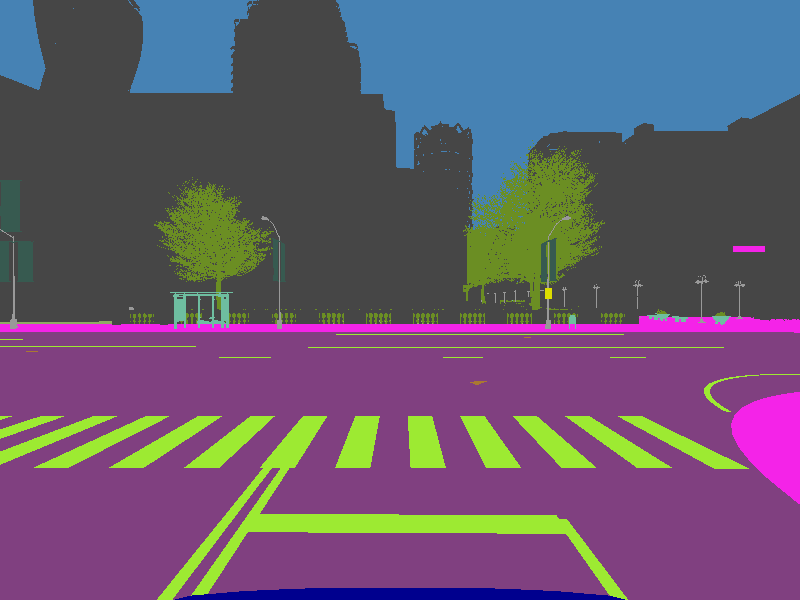
#> input picture data/segmentation/24607001.png, 800 x 600 px
$ python gridMapTest2.py
#> lines starting #> are read from the running program, lines starting #| are printed output that depends on the picture
from PIL import Image, ImageDraw, ImageFont
import matplotlib.pyplot as plt
import numpy as np
import io
import math

# Open the image
frame = 24607001
#image = Image.open('./data/segmentation/7107001.png')
#image = Image.open('./data/segmentation/24601001.png')
image = Image.open('./data/segmentation/24607001.png')
#> image is the input picture: PIL image 800x600 RGBA; mean R, G, B, A 102, 88.6, 110.7, 255
segmentedImage = image

# Get the width and height of the image
width, height = image.size
#> width = 800; height = 600
image = image.convert('RGB')
#> image: PIL image 800x600 RGB

# Iterate over all pixels in the image
for x in range(width):
  for y in range(height):
    # Get the pixel at the current position
    pixel = image.getpixel((x, y))

    roadColor = (128, 64, 128)
    laneColor = (157, 234, 50)

    # Check if the pixel matches the specific RGB value
    if (pixel == roadColor) or (pixel == laneColor):
      # Convert the pixel to a different color
      if(pixel == roadColor):
        image.putpixel((x, y), (255, 255, 255))  # White
    else:
        image.putpixel((x, y), (0, 0, 0))  # Black
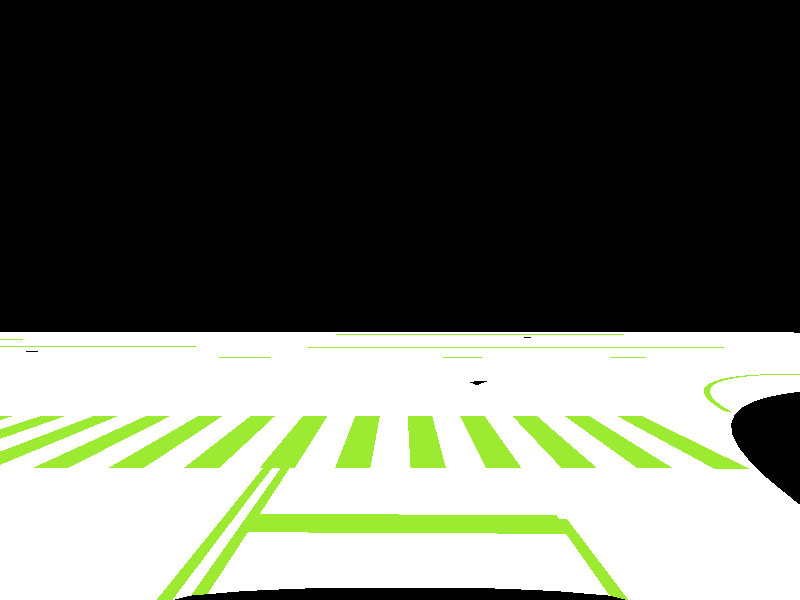
#> image: PIL image 800x600 RGB; mean R, G, B 103, 107.6, 96.7

# Save the modified image
image.save('driveSpace1.png')
print("Success in creating new image!")

def turnRight(image):
    canDriveForward = True

    # Get the width and height of the image
    width, height = image.size
#> width = 800; height = 600
    image = image.convert('RGB')
    buffer = 50
    interable = 10
    multiplier = 0
    x = int(width-15)
#> x = 785
    vehicleWidth = 50
    i = 0

    with image.convert("RGBA") as base:

        # make a blank image for the text, initialized to transparent text color
        txt = Image.new("RGBA", base.size, (255, 255, 255, 0))
        # get a font
        fnt = ImageFont.truetype("arial.ttf", 20)
        # get a drawing context
        d = ImageDraw.Draw(txt)

        y = int(height - buffer)
#> y = 550
        pixel = image.getpixel((x, y))
#> pixel = (128, 64, 128)
        pixel2 = image.getpixel((x, (y - interable)))
#> pixel2 = (128, 64, 128)
        roadEdgeColor = (244, 35, 232)
        roadColor = (128, 64, 128)

        #Check a row of pixels from the middle of the image using half of vehicle width
        roadEdge = True
        while(roadEdge and ((y - ((multiplier+1)*interable))<height)):
            pixel = image.getpixel((x, y))
            pixel2 = image.getpixel((x, (y - ((multiplier+1)*interable))))
            if( (pixel == roadEdgeColor) or (pixel2 == roadEdgeColor) ):
                roadEdgeFound = True
                while(roadEdgeFound and ((y - ((multiplier+1)*interable))<height)):
                    pixel = image.getpixel((x, y))
                    pixel2 = image.getpixel((x, (y - ((multiplier+1)*interable))))
                    y -= 1
                    if( (pixel == roadColor) and (pixel2 == roadColor)):
                        roadEdgeFound = False
                        roadEdge = False
                        i += 1
            y -= 1
#> this loop made 49 passes
#> after the loop, i = 1; y = 391

        # Check if the pixel matches the specific RGB value
        trajectory = []
        pathPoints = 20
        forwardMargin = 0.25
        rightMargin = 0.25
        x1 = 0
        y1 = 0
        x2 = width/2
#> x2 = 400
        y2 = height - buffer
#> y2 = 550
        trajectory.append((x2,y2))

        rightLocation = (0,0)
        currentLocation = (x2, y2)
#> currentLocation = (400, 550)
        if ((y - ((multiplier+2)*interable))>0):
            # draw text, half opacity
            x -= 10
#> x = 775
            y -= 30
#> y = 361
            d.text((x, y), "x", font=fnt, fill=(255, 0, 0, 255))
            x1 = x
#> x1 = 775
            y1 = y
#> y1 = 361
            d.text(currentLocation, "x", font=fnt, fill=(255, 0, 0, 255))

        else:
            canDriveForward = False

        if(x1 != 0):
            deltaY = y2 - y1
#> deltaY = 189
            deltaX = x1 - x2
#> deltaX = 375
            tempY = 0
            tempX = 0
            forwardMove = int(forwardMargin*pathPoints)
            rightMove = int(rightMargin*pathPoints)
            curvePoints = int( (1-(rightMargin+forwardMargin)) * pathPoints)

            x = x2
#> x = 400
            y = y2
#> y = 550
            for i in range(forwardMove):
                tempY = y - ((i+1)*(deltaY/forwardMove)*(forwardMargin*2))
                d.text((x, tempY), "x", font=fnt, fill=(255, 0, 0, 255))
                trajectory.append((x,tempY))
#> this loop made 5 passes
#> tempY on passes 1 to 5: 531.1, 512.2, 493.3, 474.4, 455.5
#> after the loop, trajectory = [(400, 550), (400, 531.1), (400, 512.2), (400, 493.3), (400, 474.4), (400, 455.5)]

            x3 = x
            y3 = tempY
#> y3 = 455.5
            x = x1
            y = y1
#> y = 361
            for i in range(rightMove):
                tempX = x - ((i+1)*(deltaX/rightMove)*(rightMargin*2))
                d.text((tempX, y), "x", font=fnt, fill=(255, 0, 0, 255))
                trajectory.append((tempX,y))
#> after the loop, trajectory = [(400, 550), (400, 531.1), (400, 512.2), (400, 493.3), (400, 474.4), (400, 455.5), (737.5, 361), (700, 361), (662.5, 361), (625, 361), (587.5, 361)]

            x4 = tempX
            y4 = y
#> y4 = 361

            x = x4
            y = y4
            for i in range(int(rightMove/4)):
                tempX = x - ((i+1)*(deltaX/rightMove)*(rightMargin*2))
                d.text((tempX, y), "x", font=fnt, fill=(255, 0, 0, 255))
                trajectory.append((tempX,y))
#> after the loop, trajectory = [(400, 550), (400, 531.1), (400, 512.2), (400, 493.3), (400, 474.4), (400, 455.5), (737.5, 361), (700, 361), (662.5, 361), (625, 361), (587.5, 361), (550, 361)]

            radius = ((x4 - x3) + (y3 - y4)) / 2
#> radius = 141
            curve = int(curvePoints)
            deltaY = (y3 - y4)
#> deltaY = 94.5
            deltaX = (x4 - x3)

            y = y3
#> y = 455.5
            for i in range(curve):
                tempY = y - (i+1)*(deltaY/curve)
                tempX = x4 - math.sqrt((radius*radius)-((y-tempY)*(y-tempY))) - 40 + (i*10)
                d.text((tempX, tempY), "x", font=fnt, fill=(255, 0, 0, 255))
                trajectory.append((tempX,tempY))
#> this loop made 10 passes
#> (tempY, tempX) on passes 1 to 10: (446.1, 406.8), (436.6, 417.8), (427.1, 429.4), (417.7, 441.7), (408.2, 454.7), (398.8, 468.4), (389.4, 483), (379.9, 498.5), (370.4, 515), (361, 532.9)
#> after the loop, trajectory = 22 items, first 6: (400, 550), (400, 531.1), (400, 512.2), (400, 493.3), (400, 474.4), (400, 455.5)

            # [6 lines of commented-out code are left out]


        out = Image.alpha_composite(base, txt)
        out.show()
        out.save('driveRight1.png')

# [60 lines left out: function driveForward, not called in this run]

image = Image.open("driveSpace1.png")
#driveForward(segmentedImage)
turnRight(segmentedImage)

$ run again, with data/segmentation/24601001.png copied over data/segmentation/24607001.png
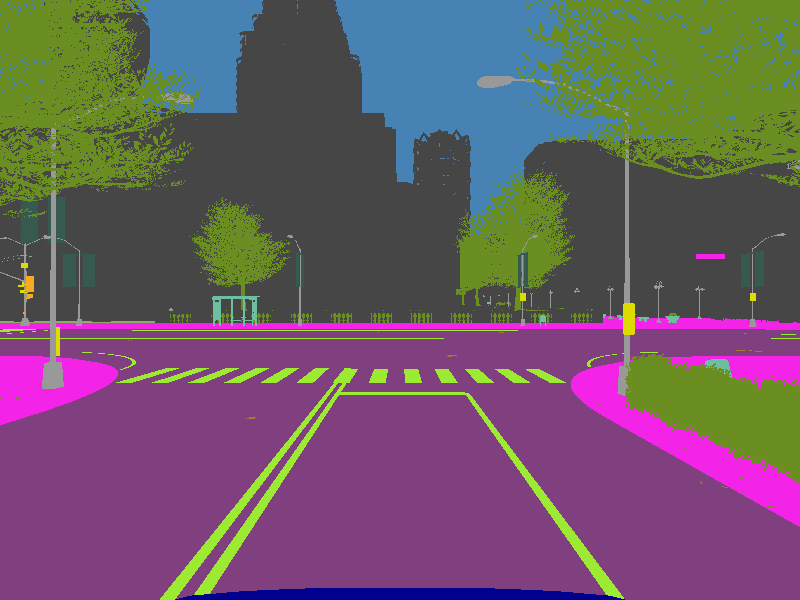
#> input picture data/segmentation/24601001.png, 800 x 600 px
#> image is the input picture: PIL image 800x600 RGBA; mean R, G, B, A 107.2, 89.3, 103.1, 255
#> after the loop `for x in range(width):`:
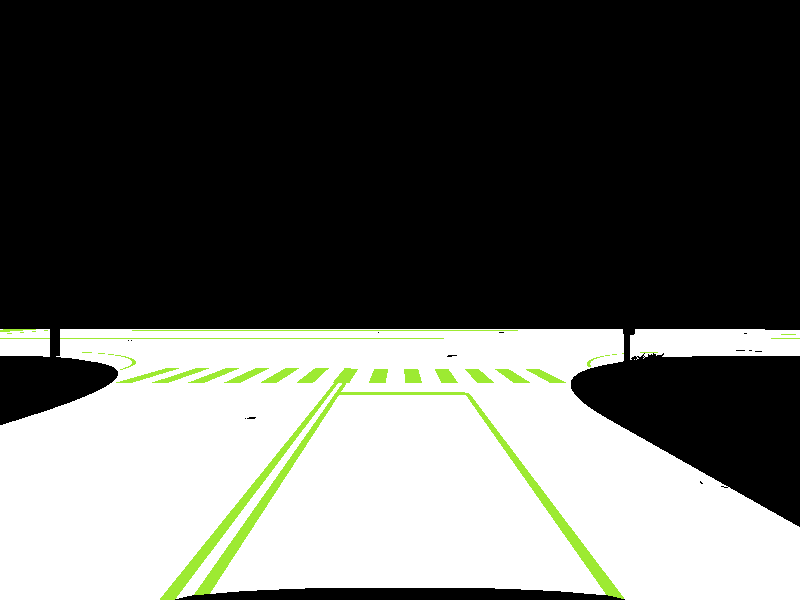
#> image: PIL image 800x600 RGB; mean R, G, B 94.9, 96.6, 92.6
#> in turnRight, `pixel = image.getpixel((x, y))`: pixel = (128, 64, 128)
#> the loop in turnRight, `while(roadEdge and ((y - ((multiplier+1)*interable))<height)):` made 23 passes
#> after the loop in turnRight, `while(roadEdge and ((y - ((multiplier+1)*interable))<height)):`: i = 1; y = 353
#> in turnRight, `y -= 30`: y = 323
#> in turnRight, `deltaY = y2 - y1`: deltaY = 227
#> the loop in turnRight, `for i in range(forwardMove):` made 5 passes
#> tempY on passes 1 to 5: 527.3, 504.6, 481.9, 459.2, 436.5
#> after the loop in turnRight, `for i in range(forwardMove):`: trajectory = [(400, 550), (400, 527.3), (400, 504.6), (400, 481.9), (400, 459.2), (400, 436.5)]
#> y3 = 436.5
#> in turnRight, `y = y1`: y = 323
#> after the loop in turnRight, `for i in range(rightMove):`: trajectory = [(400, 550), (400, 527.3), (400, 504.6), (400, 481.9), (400, 459.2), (400, 436.5), (737.5, 323), (700, 323), (662.5, 323), (625, 323), (587.5, 323)]
#> y4 = 323
#> after the loop in turnRight, `for i in range(int(rightMove/4)):`: trajectory = [(400, 550), (400, 527.3), (400, 504.6), (400, 481.9), (400, 459.2), (400, 436.5), (737.5, 323), (700, 323), (662.5, 323), (625, 323), (587.5, 323), (550, 323)]
#> radius = 150.5
#> in turnRight, `deltaY = (y3 - y4)`: deltaY = 113.5
#> in turnRight, `y = y3`: y = 436.5
#> the loop in turnRight, `for i in range(curve):` made 10 passes
#> (tempY, tempX) on passes 1 to 8: (425.1, 397.4), (413.8, 408.7), (402.4, 420.9), (391.1, 434), (379.8, 448.1), (368.4, 463.3), (357.1, 479.7), (345.7, 497.5)
#> after the loop in turnRight, `for i in range(curve):`: trajectory = 22 items, first 6: (400, 550), (400, 527.3), (400, 504.6), (400, 481.9), (400, 459.2), (400, 436.5)

$ run again, with data/segmentation/24582001.png copied over data/segmentation/24607001.png
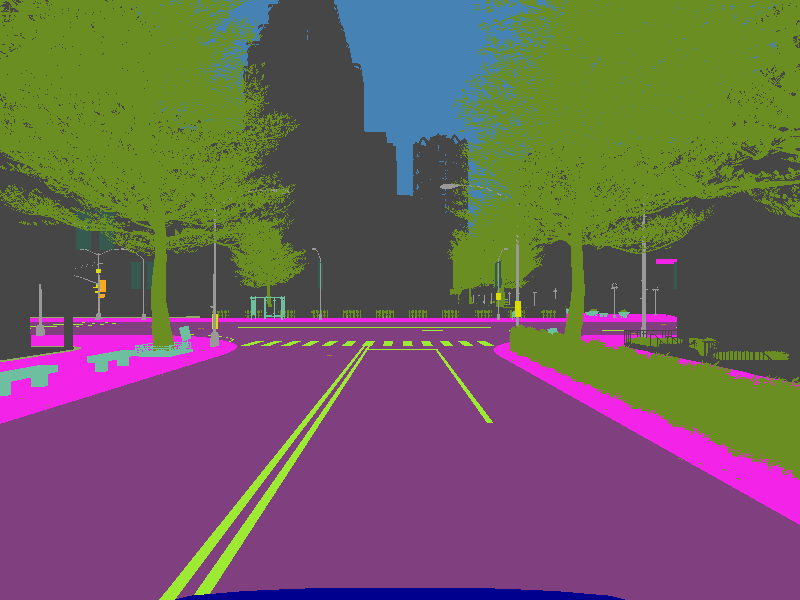
#> input picture data/segmentation/24582001.png, 800 x 600 px
#> image is the input picture: PIL image 800x600 RGBA; mean R, G, B, A 109.8, 94.4, 93.1, 255
#> after the loop `for x in range(width):`:
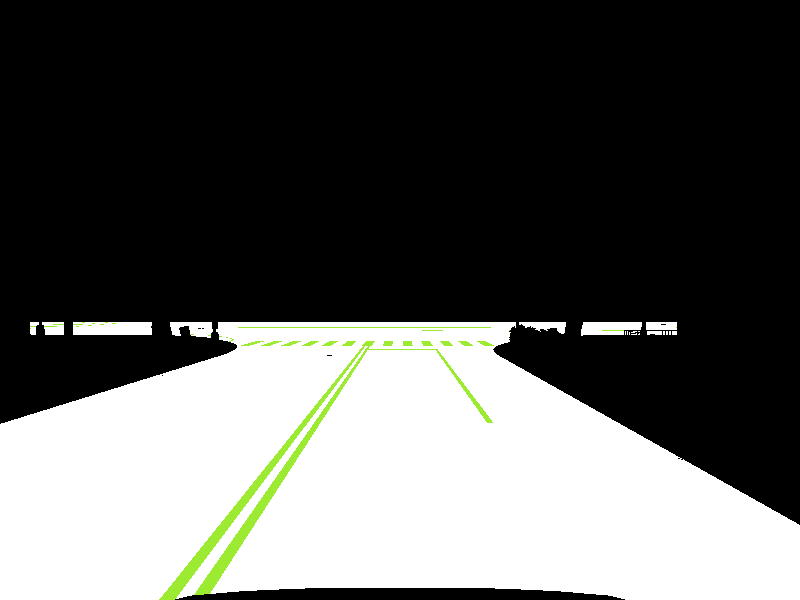
#> image: PIL image 800x600 RGB; mean R, G, B 89.6, 90.5, 88.3
#> in turnRight, `pixel = image.getpixel((x, y))`: pixel = (128, 64, 128)
#> the loop in turnRight, `while(roadEdge and ((y - ((multiplier+1)*interable))<height)):` made 25 passes
#> after the loop in turnRight, `while(roadEdge and ((y - ((multiplier+1)*interable))<height)):`: i = 1; y = -3
